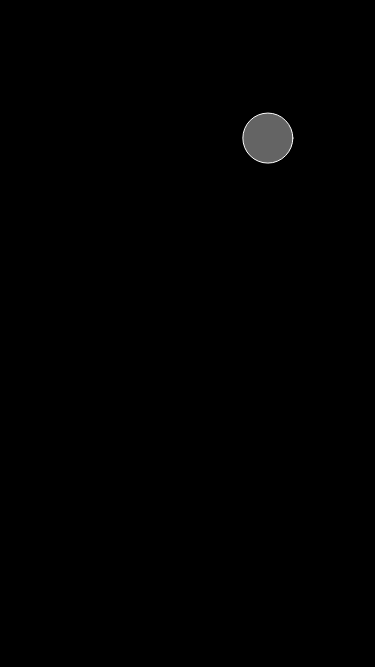
Frame 1 (no input)
Frame 60 (no input): identical to frame 1, image omitted
Frame 120 (the mouse pressed at the canvas centre since frame 60): identical to frame 1, image omitted

The p5.js sketch that drew this single still picture (run headless with seeded random() and noise() and a simulated clock; from frame 60 on, the mouse is pressed at the canvas centre):

// p5.js sketch
// ── sketch.js
 var myX;
 var myY;
 var mySize;
 var myTargetX;
 var myTargetY;

function setup () {
  createCanvas(375, 667);
  background(0);
  mySize = 50;
  myX = random(width);
  myY = random(height);
  myTargetX = myX;
  myTargetY = myY;
  noStroke();
  stroke(255);
}

function draw() {
  background (0);
  var xDifferent = myTargetX - myX;
  var yDifferent = myTargetY - myY;
  var speeeeeeed = 0.05;
  myX = myX + xDifferent * speeeeeeed;
  myY = myY + yDifferent * speeeeeeed;

  fill(100);

  ellipse (myX, myY, mySize, mySize);

}

function mouseClicked() {
  myTargetX = mouseX;
  myTargetY = mouseY;

}
